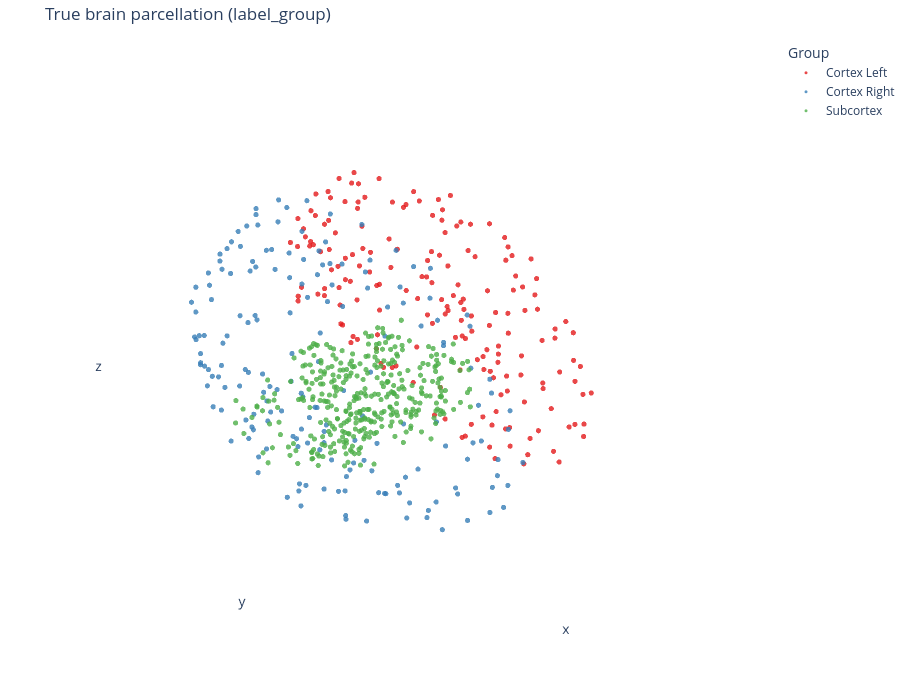

Notebook cell for this chart:
### Code cell
# 3D plot
fig_gt = go.Figure()
for g in sorted(group_names.keys()):
    mask = label_group == g
    fig_gt.add_trace(go.Scatter3d(
        x=loc[mask, 0], y=loc[mask, 1], z=loc[mask, 2],
        mode='markers',
        marker=dict(size=3, color=colors[g], opacity=0.8),
        name=group_names[g],
    ))

axis_off = dict(showticklabels=False, showgrid=False, zeroline=False, showbackground=False)
fig_gt.update_layout(
    title="True brain parcellation (label_group)",
    height=700, width=900,
    margin=dict(l=0, r=0, t=40, b=0),
    legend_title_text="Group",
    scene=dict(xaxis=axis_off, yaxis=axis_off, zaxis=axis_off),
)
fig_gt.show()

### Figure 1 — Plotly figure (JSON) as saved in the notebook; plotly's stock layout.template omitted (floating-point values rounded to 4 significant figures; data arrays with more than 128 entries replaced by an {"elided": "..."} marker saying what was removed)
{"data": [{"marker": {"color": "#e41a1c", "opacity": 0.8, "size": 3}, "mode": "markers", "name": "Cortex Left", "type": "scatter3d", "x": {"elided": "180 float values"}, "y": {"elided": "180 float values"}, "z": {"elided": "180 float values"}}, {"marker": {"color": "#377eb8", "opacity": 0.8, "size": 3}, "mode": "markers", "name": "Cortex Right", "type": "scatter3d", "x": {"elided": "180 float values"}, "y": {"elided": "180 float values"}, "z": {"elided": "180 float values"}}, {"marker": {"color": "#4daf4a", "opacity": 0.8, "size": 3}, "mode": "markers", "name": "Subcortex", "type": "scatter3d", "x": {"elided": "358 float values"}, "y": {"elided": "358 float values"}, "z": {"elided": "358 float values"}}], "layout": {"height": 700, "legend": {"title": {"text": "Group"}}, "margin": {"b": 0, "l": 0, "r": 0, "t": 40}, "scene": {"xaxis": {"showbackground": false, "showgrid": false, "showticklabels": false, "zeroline": false}, "yaxis": {"showbackground": false, "showgrid": false, "showticklabels": false, "zeroline": false}, "zaxis": {"showbackground": false, "showgrid": false, "showticklabels": false, "zeroline": false}}, "title": {"text": "True brain parcellation (label_group)"}, "width": 900}}
